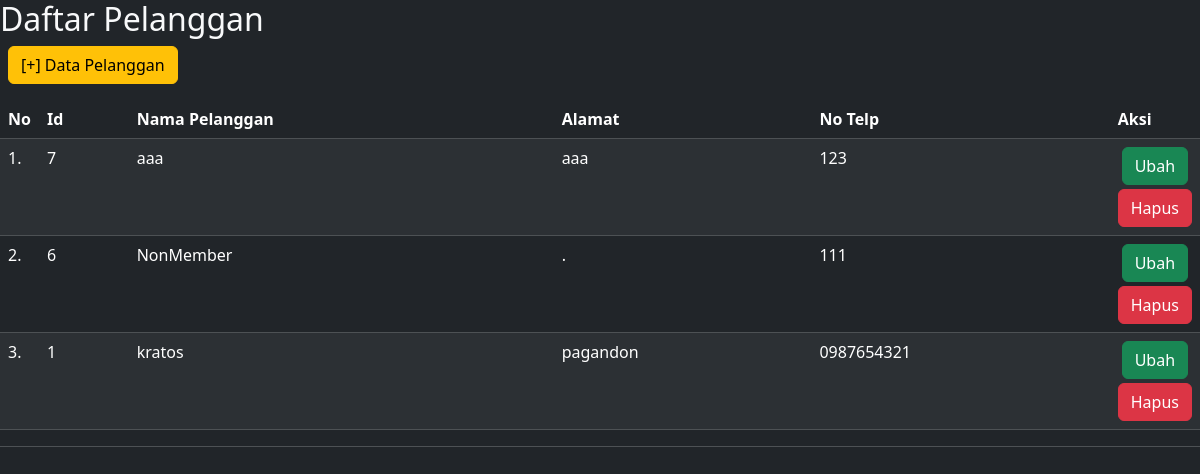
Screenshot of /pelanggan/tampil_pelanggan.php with the database file from the repository.
### tables this page shows
CREATE TABLE `pelanggan` (
  `PelangganID` int(11) NOT NULL,
  `NamaPelanggan` varchar(255) NOT NULL,
  `Alamat` text NOT NULL,
  `NomorTelepon` varchar(15) NOT NULL
);

### pelanggan/tampil_pelanggan.php (the view, shortened to what this page needs)
<html>
<head>
<link rel="stylesheet" type="text/css" href="style.css">
<link href="https://cdn.jsdelivr.net/npm/bootstrap@5.3.2/dist/css/bootstrap.min.css" rel="stylesheet">
</head>
<body class="bg bg-dark text-light">
<h2>Daftar Pelanggan</h2>
<a href="form_pelanggan.php" class="btn btn-warning ms-2 mb-3">[+] Data Pelanggan</a>
<table class="table table-dark table-striped">
  <thead class="">
<tr>
<th width="30px">No</th>
<th>Id</th>
<th>Nama Pelanggan</th>
<th>Alamat</th>
<th>No Telp</th>
<th>Aksi</th>
</tr>
</thead>
<tbody>
<?php
include "config.php";
$sql="select * from pelanggan order by PelangganID desc";
$result=mysqli_query($koneksi,$sql);
$no=1;
while($data=mysqli_fetch_array($result))
{
?>
<td><?= $no ?>.</td>
<td><?= $data['PelangganID'] ?></td>
<td><?= $data['NamaPelanggan'] ?></td>
<td><?= $data['Alamat'] ?></td>
<td><?= $data['NomorTelepon'] ?></td>
<td align="center" width="80px">
<a href="edit_pelanggan.php?id=<?= $data['PelangganID']
?>" class="btn btn-success mb-1">Ubah</a>
<a href="delete_pelanggan.php?id=<?=$data['PelangganID'] ?>"
	onclick="return confirm('Apakah Anda Yakin data pelanggan <?= $data['NamaPelanggan'] ?> akan dihapus?')" class="btn btn-danger">Hapus</a>
</td>
<?php
$no++;
}
?>
</tbody>
<tfoot>
<tr>
<td colspan="8">
</td>
</tr>
</tfoot>
</table>
<br>
</body>
</html>

### pelanggan/style.css (style rules this page uses)
body { font:14px "Tahoma"; }
th { background: red; color:white; }
td { background: #eee; color:black; }

### rows the page displays
pelanggan: PelangganID "7", NamaPelanggan "aaa", Alamat "aaa", NomorTelepon "123"
pelanggan: PelangganID "6", NamaPelanggan "NonMember", Alamat ".", NomorTelepon "111"
pelanggan: PelangganID "1", NamaPelanggan "kratos", Alamat "pagandon", NomorTelepon "0987654321"
